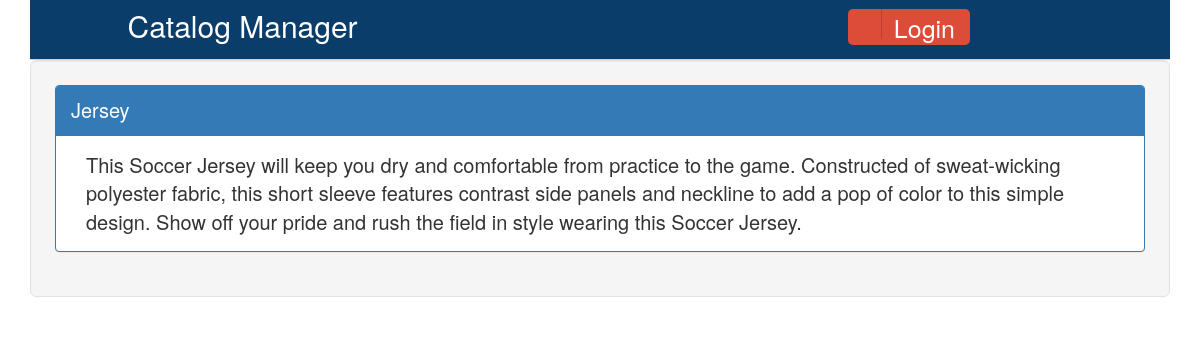
The app's page /catalog/1/items/2 with its own data.
### database_setup.py (models this page shows, shortened)
class Item(Base):
    __tablename__ = 'item'
    itemName =Column(String(80), nullable = False)
    id = Column(Integer, primary_key = True)
    description = Column(String(250))
    category_id = Column(Integer,ForeignKey('category.id'))
    category = relationship(Category)
    user_id = Column(Integer, ForeignKey('user.id'))
    user = relationship(User)

### catalogMngr.py (the view)
@app.route('/catalog/<int:category_id>/items/<int:item_id>')
def showCategoryItem(category_id, item_id):
    isLoggedIn = 'username' in login_session
    category = session.query(Category).filter_by(id=category_id).first()
    categoryItem = session.query(Item).filter_by\
                   (id = item_id, category_id=category_id).first()
    return render_template('item.html', item = categoryItem, \
                           isLoggedIn=isLoggedIn)

### templates/item.html (shortened to what this page needs)
{% extends "main.html" %}
{% block content %}
<div class="well well-lg">
    <div class="panel panel-primary">
        <div class="panel-heading">{{item.itemName}}</div>
        <div class="panel-body">
            <div class="col-sm-12">
                {{item.description}}
            </div>
        </div>
    </div>
</div>
{% endblock %}

### static/styles.css (style rules this page uses)
body { font-size: 2.0rem; }

### records on screen
Item: itemName "Jersey", description "This Soccer Jersey will keep you dry and comfortable from practice to the game. Constructed of sweat-wicking polyester fabric, this short sleeve features contrast side panels and neckline to add a pop of color to this simple design. Show off your pride and rush the field in style wearing this Soccer Jersey."
